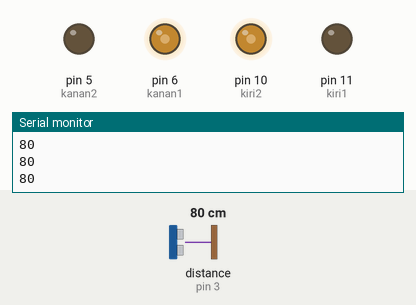
Recording of a sketch running on a simulated Arduino Uno, built with avr-gcc and run on an emulated ATmega328P. Shown: output pins drawn as LEDs (lit = HIGH), the last lines printed to the serial monitor. Wiring (inferred from the names in the program): ultrasonic range finder: trigger pin 9; echo pin 3. Dashed ring = blinking. The test bench sets the inputs (shaded band); at power-on: distance to the obstacle (sensor on pin 3) 80 cm. The echo pulse lasts 58.3 µs per cm; pins used as bus, display or sensor lines are not drawn.

Above: at 1.2 s.
1.3 s: distance to the obstacle (sensor on pin 3) set to 32 cm
2.8 s: distance to the obstacle (sensor on pin 3) set to 27 cm
At 2.95 s:
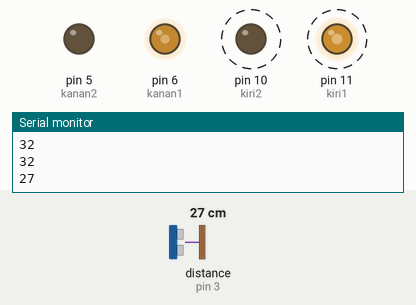
5.8 s: distance to the obstacle (sensor on pin 3) set to 35 cm
At 7.0 s:
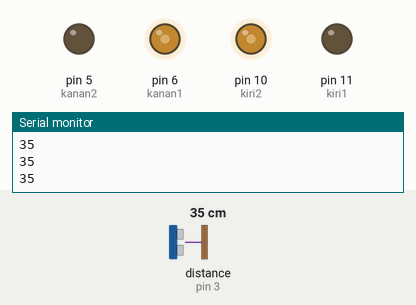
7.4 s: distance to the obstacle (sensor on pin 3) set to 2 cm
At 7.61 s:
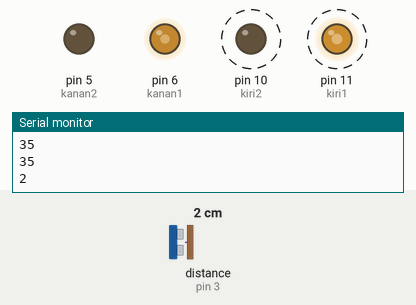
Timing chart, 0 to 11.4 s (numbered marks = the images above; inputs shaded):
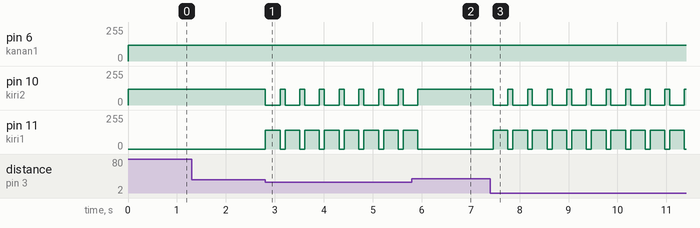

Measured:
- the behaviour switches between 30 and 29 cm on distance to the obstacle (sensor on pin 3) (found by bisection; images 0 and 1)
- after the input at 2.8 s, pin 10 (kiri2): alternates 120/255 for 0.10 s and 0/255 for 0.30 s, starting at once; pin 11 (kiri1): alternates 140/255 for 0.30 s and 0/255 for 0.10 s, starting at once
- after the input at 5.8 s, pin 10 (kiri2): goes on until 5.9 s, then stays 120/255; pin 11 (kiri1): goes on until 5.9 s, then stays 0/255
- after the input at 7.4 s, pin 10 (kiri2): alternates 120/255 for 0.10 s and 0/255 for 0.30 s, starting after 0.06 s; pin 11 (kiri1): alternates 140/255 for 0.30 s and 0/255 for 0.10 s, starting after 0.06 s

The sketch:

mobilantitabrak.ino
```cpp
const int kiri1 = 11;
const int kiri2 = 10;
const int kanan1 = 6;
const int kanan2 = 5;
const int trig = 9;
const int echo = 3;


void setup() {
  // put your setup code here, to run once:
  pinMode(kiri1, OUTPUT);
  pinMode(kiri2, OUTPUT);
  pinMode(kanan1, OUTPUT);
  pinMode(kanan2, OUTPUT);
  pinMode(trig, OUTPUT);
  pinMode(echo, INPUT);
  Serial.begin(9600);
}

void loop() {
  // put your main code here, to run repeatedly:
  analogWrite(kiri1, 0);
  analogWrite(kiri2, 120);
  analogWrite(kanan1, 120);
  analogWrite(kanan2, 0);
  digitalWrite(trig, LOW);
  delayMicroseconds(2);
  digitalWrite(trig, HIGH);
  delayMicroseconds(10);
  digitalWrite(trig, LOW);

  long duration1, distance1;
  duration1 = pulseIn(echo, HIGH);
  distance1 = (duration1 * 0.0343)/2;
  Serial.println(distance1);
  if (distance1 < 30) {
    analogWrite(kiri1, 140);
    analogWrite(kiri2, 0);
    delay(300);
    analogWrite(kiri1, 0);
    analogWrite(kiri2, 120);
  }
  delay(100);
}
```
